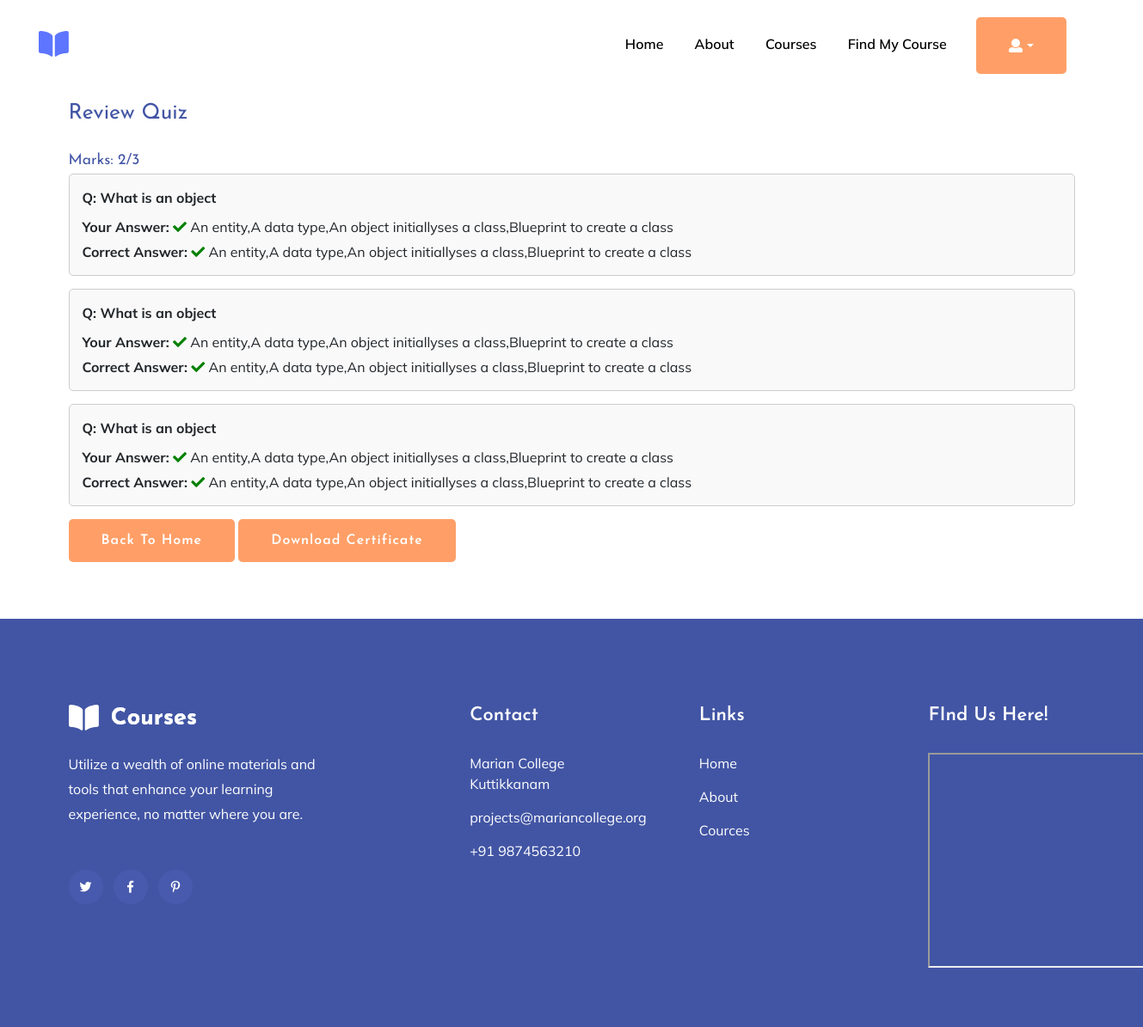
The app's page /review-quiz/ (signed in) with its own data.
### course/models.py (models this page shows, shortened)
class Question(models.Model):
    course = models.ForeignKey(Course, related_name='questions', on_delete=models.CASCADE)
    text = models.TextField()

class Option(models.Model):
    question = models.ForeignKey(Question, related_name='options', on_delete=models.CASCADE)
    text = models.CharField(max_length=200)
    is_correct = models.BooleanField(default=False)  # True if this option is the correct answer

### course/views.py (the view)
    def _wrapped_view(request, *args, **kwargs):
        if not request.user.is_authenticated:
            return redirect(reverse('login_user'))  # Replace with your login URL
        return view_func(request, *args, **kwargs)

### course/views.py (called while the page is built)
def login_required_user(view_func):
    def _wrapped_view(request, *args, **kwargs):
        if not request.user.is_authenticated:
            return redirect(reverse('login_user'))  # Replace with your login URL
        return view_func(request, *args, **kwargs)
    return _wrapped_view

### course/templates/review_quiz.html (shortened to what this page needs)
{% load static %}
<!doctype html>
<html class="no-js" lang="zxx">
<head>
    <link rel="stylesheet" href="{% static 'assets/css/bootstrap.min.css' %}">
    <link rel="stylesheet" href="{% static 'assets/css/owl.carousel.min.css' %}">
    <link rel="stylesheet" href="{% static 'assets/css/slicknav.css' %}">
    <link rel="stylesheet" href="{% static 'assets/css/flaticon.css' %}">
    <link rel="stylesheet" href="{% static 'assets/css/progressbar_barfiller.css' %}">
    <link rel="stylesheet" href="{% static 'assets/css/gijgo.css' %}">
    <link rel="stylesheet" href="{% static 'assets/css/animate.min.css' %}">
    <link rel="stylesheet" href="{% static 'assets/css/animated-headline.css' %}">
    <link rel="stylesheet" href="{% static 'assets/css/magnific-popup.css' %}">
    <link rel="stylesheet" href="{% static 'assets/css/fontawesome-all.min.css' %}">
    <link rel="stylesheet" href="{% static 'assets/css/themify-icons.css' %}">
    <link rel="stylesheet" href="{% static 'assets/css/slick.css' %}">
    <link rel="stylesheet" href="{% static 'assets/css/nice-select.css' %}">
    <link rel="stylesheet" href="{% static 'assets/css/style.css' %}">
</head>
<body>
    <header>
        <div class="header-area header-transparent">
            <div class="main-header">
                <div class="header-bottom header-sticky">
                    <div class="container-fluid">
                        <div class="row align-items-center">
                            <div class="col-xl-2 col-lg-2">
                                <div class="logo">
                                    <a href="{% url 'index' %}"><img src="{% static 'assets/img/logo/1.png' %}" alt=""></a>
                                </div>
                            </div>
                            <div class="col-xl-10 col-lg-10">
                                <div class="menu-wrapper d-flex align-items-center justify-content-end">
                                    <div class="main-menu d-none d-lg-block">
                                        <nav>
                                            <ul id="navigation">
                                                <li class="active"><a href="{% url 'index' %}" style="color: black;">Home</a></li>
                                                <li><a href="{% url 'about' %}" style="color: black;">About</a></li>
                                                <li><a href="{% url 'courses' %}" style="color: black;">Courses</a></li>
                                                <li><a href="{% url 'get_courses' %}" style="color: black;">Find my Course</a></li>
                                                {% if user.is_authenticated %}
                                                <li><a class="btn dropdown-toggle" href="#" id="userDropdown" role="button" data-toggle="dropdown" aria-haspopup="true" aria-expanded="false"><i class="fa fa-user"></i></a>
                                                </li>
                                                {% else %}
                                                    <li class="button-header margin-left"><a href="{% url 'register_user' %}" class="btn">Join</a></li>
                                                    <li class="button-header"><a href="{% url 'login_user' %}" class="btn btn3">Log in</a></li>
                                                {% endif %}
                                            </ul>
                                        </nav>
                                    </div>
                                </div>
                            </div>
                            <div class="col-12">
                            </div>
                        </div>
                    </div>
                </div>
            </div>
        </div>
    </header>
        <div class="container mt-5" style="margin-bottom: 5%;">
            <h1 style="margin-top: 10%;">Review Quiz</h1><br>
            <h3>Marks: {{ total_marks }}/{{ total_questions }}</h3>
            <div class="quiz-review">
                {% for item in review_data %}
                    <div class="review-box" style="border: 1px solid #ccc; padding: 15px; margin-bottom: 15px; border-radius: 5px; background-color: #f9f9f9;">
                        <strong>Q: {{ item.question.text }}</strong>
                        <div class="user-answer" style="margin-top: 10px;">
                            <strong>Your Answer: </strong>
                            {% if item.selected_answer.text == item.correct_answer.text %}
                                <i class="fa fa-check" style="color: green;"></i>
                                {{ item.selected_answer.text }}
                            {% else %}
                                <i class="fa fa-times" style="color: red;"></i>
                                {{ item.selected_answer.text }}
                            {% endif %}
                        </div>
                        <div class="correct-answer" style="margin-top: 5px;">
                            <strong>Correct Answer: </strong>
                            <i class="fa fa-check" style="color: green;"></i>
                            {{ item.correct_answer.text }}
                        </div>
                    </div>
                {% endfor %}
            </div>
            <a href="{% url 'index' %}" class="btn btn-primary">Back to Home</a>
            {% if percentage > 50 %}
            <a href="{% url 'certificate_view' course_id %}" class="btn btn-success">Download Certificate</a>
        {% else %}
            <a href="#" class="btn btn-danger">Don't Worry! You can try this again after an hour.</a>
        {% endif %}
        </div>
    <footer>
        <div class="footer-wrappper footer-bg">
           <div class="footer-area footer-padding">
               <div class="container">
                   <div class="row justify-content-between">
                       <div class="col-xl-4 col-lg-5 col-md-4 col-sm-6">
                           <div class="single-footer-caption mb-50">
                               <div class="single-footer-caption mb-30">
                                   <div class="footer-logo mb-25">
                                       <a href="{% url 'index' %}"><img src="{% static 'assets/img/logo/logo2_footer.png' %}" alt=""></a>
                                   </div>
                                   <div class="footer-tittle">
                                       <div class="footer-pera">
                                           <p>Utilize a wealth of online materials and tools that enhance your learning experience, no matter where you are.</p>
                                       </div>
                                   </div>
                                   <div class="footer-social">
                                       <a href="#"><i class="fab fa-twitter"></i></a>
                                       <a href="https://bit.ly/sai4ull"><i class="fab fa-facebook-f"></i></a>
                                       <a href="#"><i class="fab fa-pinterest-p"></i></a>
                                   </div>
                               </div>
                           </div>
                       </div>
                       <div class="col-xl-2 col-lg-3 col-md-4 col-sm-5">
                           <div class="single-footer-caption mb-50">
                               <div class="footer-tittle">
                                   <h4>Contact</h4>
                                   <ul>
                                       <li><a href="#">Marian College Kuttikkanam</a></li>
                                       <li><a href="#">projects@mariancollege.org</a></li>
                                       <li><a href="#">+91 9874563210</a></li>
                                   </ul>
                               </div>
                           </div>
                       </div>
                       <div class="col-xl-2 col-lg-4 col-md-4 col-sm-6">
                           <div class="single-footer-caption mb-50">
                               <div class="footer-tittle">
                                   <h4>Links</h4>
                                   <ul>
                                       <li><a href="#">Home</a></li>
                                       <li><a href="#">About</a></li>
                                       <li><a href="#">Cources</a></li>
                                   </ul>
                               </div>
                           </div>
                       </div>
                       <div class="col-xl-2 col-lg-3 col-md-4 col-sm-6">
                           <div class="single-footer-caption mb-50">
                               <div class="footer-tittle">
                                   <h4>FInd Us Here!</h4>
                                   <ul>
                                    <iframe style="height: 250px; width: auto;" src="https://www.google.com/maps/embed?pb=!1m18!1m12!1m3!1d3934.127432331732!2d76.96928877450422!3d9.58428248005097!2m3!1f0!2f0!3f0!3m2!1i1024!2i768!4f13.1!3m3!1m2!1s0x3b064dc8bda5cb29%3A0x3d161914b6967f9!2sMarian%20College%20Kuttikkanam%20(Autonomous)!5e0!3m2!1sen!2sin!4v1727361016805!5m2!1sen!2sin" width="300" height="auto" style="border:0;" allowfullscreen="" loading="lazy"></iframe>
                                   </ul>
                               </div>
                           </div>
                       </div>
                   </div>
               </div>
           </div>
       </div>
    </footer>
</body>
</html>

### records on screen
Question: question.text "What is an object", selected_answer.text "An entity,A data type,An object initiallyses a class,Blueprint to create a class", correct_answer.text "An entity,A data type,An object initiallyses a class,Blueprint to create a class"
Question: question.text "What is an object", selected_answer.text "An entity,A data type,An object initiallyses a class,Blueprint to create a class", correct_answer.text "An entity,A data type,An object initiallyses a class,Blueprint to create a class"
Question: question.text "What is an object", selected_answer.text "An entity,A data type,An object initiallyses a class,Blueprint to create a class", correct_answer.text "An entity,A data type,An object initiallyses a class,Blueprint to create a class"

### other values on screen
{{ total_marks }} "2"
{{ total_questions }} "3"
